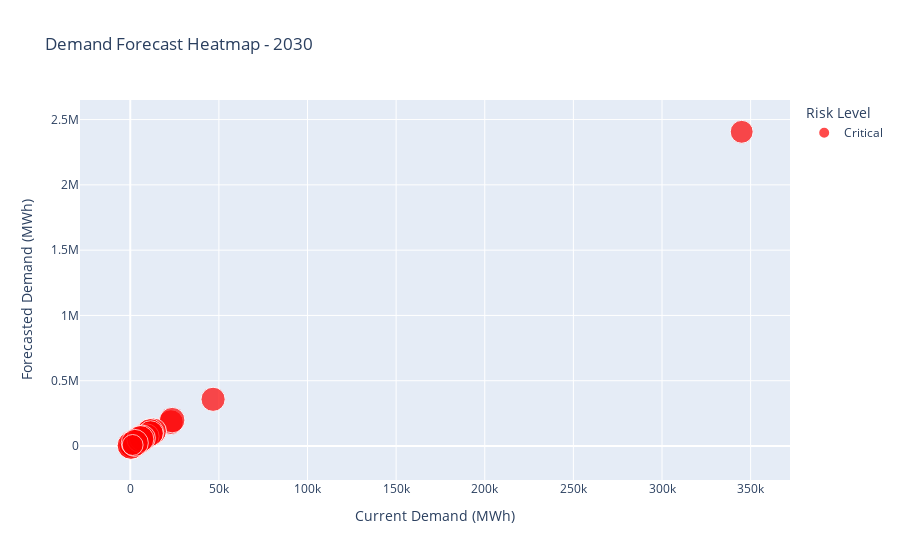

The notebook cell this image was saved under:
### Markdown cell above
---
# 🔥 STEP 3: RISK HEATMAP (MANDATORY)

Create heatmap showing current demand, forecasted demand, and gap analysis.

### Code cell
if forecast_df is not None:
    # Reload module to get latest changes
    import importlib
    from src.dashboard import visualizations
    importlib.reload(visualizations)
    from src.dashboard.visualizations import create_demand_heatmap
    
    # Create demand heatmap for 2030
    print("🔥 Creating demand heatmap for 2031...")
    
    fig = create_demand_heatmap(
        forecast_analysis,
        historical_analysis,
        year=2030,
        value_col='sales',
        interactive=True
    )
    
    if hasattr(fig, 'show'):
        fig.show()
    else:
        plt.show()
    
    print("✅ Heatmap created!")

### Figure 1 — Plotly figure (JSON) as saved in the notebook; plotly's stock layout.template omitted (floating-point values rounded to 4 significant figures; data arrays with more than 128 entries replaced by an {"elided": "..."} marker saying what was removed)
{"data": [{"customdata": {"elided": "52x3 mixed values"}, "hovertemplate": "Risk Level=Critical<br>Current Demand (MWh)=%{x}<br>Forecasted Demand (MWh)=%{y}<br>|Growth| %=%{marker.size}<br>stateid=%{customdata[0]}<br>demand_gap=%{customdata[1]}<br>Growth %=%{customdata[2]}<extra></extra>", "legendgroup": "Critical", "marker": {"color": "red", "size": [700.1, 694.3, 725.5, 745.6, 698.8, 856.3, 785.7, 725.6, 719.2, 739.3, 719.3, 486.4, 759.2, 831.4, 852.7, 765.5, 759.6, 667.6, 707.0, 689.8, 751.4, 832.6, 807.2, 736.7, 776.8, 653.2, 910.6, 840.2, 822.6, 688.3, 887.5, 825.2, 656.7, 829.9, 831.5, 776.2, 734.7, 773.2, 840.2, 871.0, 766.0, 809.2, 708.9, 665.9, 597.5, 783.3, 741.8, 873.1, 783.1, 833.5, 836.7, 499.2], "sizemode": "area", "sizeref": 2.277, "symbol": "circle"}, "mode": "markers", "name": "Critical", "orientation": "v", "showlegend": true, "type": "scatter", "x": [480.8, 7813.0, 4712.0, 9061.0, 22930.0, 4751.0, 2111.0, 820.3, 1000.0, 23660.0, 13230.0, 801.0, 4778.0, 2112.0, 10940.0, 8517.0, 3603.0, 6124.0, 9014.0, 4177.0, 4640.0, 884.8, 7999.0, 5222.0, 6635.0, 4516.0, 1203.0, 11170.0, 2338.0, 3149.0, 823.2, 5853.0, 2743.0, 3610.0, 11790.0, 13060.0, 6548.0, 4904.0, 11210.0, 560.2, 7169.0, 1104.0, 9256.0, 46730.0, 345000.0, 2995.0, 11440.0, 409.4, 6788.0, 5689.0, 2546.0, 1347.0], "xaxis": "x", "y": [3847.0, 62060.0, 38900.0, 76620.0, 183200.0, 45430.0, 18700.0, 6772.0, 8193.0, 198600.0, 108400.0, 4696.0, 41050.0, 19670.0, 104200.0, 73720.0, 30970.0, 47000.0, 72740.0, 32990.0, 39500.0, 8252.0, 72570.0, 43700.0, 58170.0, 34010.0, 12160.0, 105000.0, 21570.0, 24820.0, 8129.0, 54150.0, 20750.0, 33570.0, 109800.0, 114400.0, 54650.0, 42820.0, 105300.0, 5439.0, 62090.0, 10040.0, 74870.0, 357900.0, 2406000.0, 26450.0, 96330.0, 3984.0, 59940.0, 53110.0, 23850.0, 8073.0], "yaxis": "y"}], "layout": {"legend": {"itemsizing": "constant", "title": {"text": "Risk Level"}, "tracegroupgap": 0}, "title": {"text": "Demand Forecast Heatmap - 2030"}, "xaxis": {"anchor": "y", "domain": [0, 1], "title": {"text": "Current Demand (MWh)"}}, "yaxis": {"anchor": "x", "domain": [0, 1], "title": {"text": "Forecasted Demand (MWh)"}}}}
